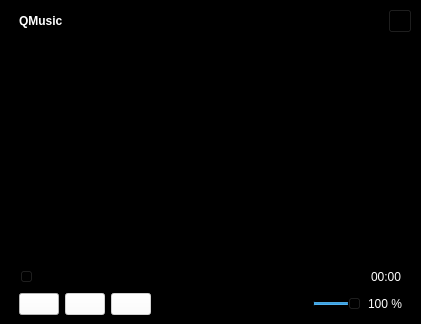
<?xml version="1.0" encoding="UTF-8"?>
<ui version="4.0">
 <class>MainWindow</class>
 <widget class="QMainWindow" name="MainWindow">
  <property name="geometry">
   <rect>
    <x>0</x>
    <y>0</y>
    <width>421</width>
    <height>324</height>
   </rect>
  </property>
  <property name="minimumSize">
   <size>
    <width>421</width>
    <height>100</height>
   </size>
  </property>
  <property name="maximumSize">
   <size>
    <width>9999</width>
    <height>9999</height>
   </size>
  </property>
  <property name="windowTitle">
   <string>QMusic</string>
  </property>
  <property name="windowIcon">
   <iconset resource="../resources.qrc">
    <normaloff>:/icons/icons/icon.png</normaloff>:/icons/icons/icon.png</iconset>
  </property>
  <property name="styleSheet">
   <string notr="true">background-color:rgb(0, 0, 0)</string>
  </property>
  <widget class="QWidget" name="centralwidget">
   <layout class="QVBoxLayout" name="verticalLayout_2">
    <item>
     <layout class="QHBoxLayout" name="horizontalLayout_2">
      <property name="spacing">
       <number>0</number>
      </property>
      <property name="sizeConstraint">
       <enum>QLayout::SetMinimumSize</enum>
      </property>
      <item>
       <spacer name="horizontalSpacer_3">
        <property name="orientation">
         <enum>Qt::Horizontal</enum>
        </property>
        <property name="sizeType">
         <enum>QSizePolicy::Fixed</enum>
        </property>
        <property name="sizeHint" stdset="0">
         <size>
          <width>10</width>
          <height>20</height>
         </size>
        </property>
       </spacer>
      </item>
      <item>
       <widget class="QLabel" name="titleLbl">
        <property name="sizePolicy">
         <sizepolicy hsizetype="Maximum" vsizetype="Maximum">
          <horstretch>0</horstretch>
          <verstretch>0</verstretch>
         </sizepolicy>
        </property>
        <property name="styleSheet">
         <string notr="true">color: rgb(255, 255, 255);
font-size: 1.3em;
font-weight:bold;</string>
        </property>
        <property name="text">
         <string>QMusic</string>
        </property>
       </widget>
      </item>
      <item>
       <spacer name="horizontalSpacer_2">
        <property name="orientation">
         <enum>Qt::Horizontal</enum>
        </property>
        <property name="sizeHint" stdset="0">
         <size>
          <width>40</width>
          <height>20</height>
         </size>
        </property>
       </spacer>
      </item>
      <item>
       <widget class="QPushButton" name="exitBtn">
        <property name="sizePolicy">
         <sizepolicy hsizetype="Fixed" vsizetype="Fixed">
          <horstretch>0</horstretch>
          <verstretch>0</verstretch>
         </sizepolicy>
        </property>
        <property name="minimumSize">
         <size>
          <width>24</width>
          <height>24</height>
         </size>
        </property>
        <property name="maximumSize">
         <size>
          <width>24</width>
          <height>24</height>
         </size>
        </property>
        <property name="styleSheet">
         <string notr="true"/>
        </property>
        <property name="text">
         <string/>
        </property>
        <property name="icon">
         <iconset resource="../resources.qrc">
          <normaloff>:/icons/icons/close_icon.png</normaloff>:/icons/icons/close_icon.png</iconset>
        </property>
       </widget>
      </item>
     </layout>
    </item>
    <item>
     <layout class="QHBoxLayout" name="horizontalLayout_3">
      <item>
       <spacer name="horizontalSpacer_10">
        <property name="orientation">
         <enum>Qt::Horizontal</enum>
        </property>
        <property name="sizeType">
         <enum>QSizePolicy::Fixed</enum>
        </property>
        <property name="sizeHint" stdset="0">
         <size>
          <width>10</width>
          <height>20</height>
         </size>
        </property>
       </spacer>
      </item>
      <item>
       <widget class="QListWidget" name="musicList">
        <property name="styleSheet">
         <string notr="true">color: rgb(255, 255, 255);</string>
        </property>
       </widget>
      </item>
      <item>
       <spacer name="horizontalSpacer_8">
        <property name="orientation">
         <enum>Qt::Horizontal</enum>
        </property>
        <property name="sizeType">
         <enum>QSizePolicy::Fixed</enum>
        </property>
        <property name="sizeHint" stdset="0">
         <size>
          <width>10</width>
          <height>20</height>
         </size>
        </property>
       </spacer>
      </item>
     </layout>
    </item>
    <item>
     <layout class="QHBoxLayout" name="horizontalLayout_4">
      <item>
       <spacer name="horizontalSpacer_7">
        <property name="orientation">
         <enum>Qt::Horizontal</enum>
        </property>
        <property name="sizeType">
         <enum>QSizePolicy::Fixed</enum>
        </property>
        <property name="sizeHint" stdset="0">
         <size>
          <width>10</width>
          <height>20</height>
         </size>
        </property>
       </spacer>
      </item>
      <item>
       <widget class="QSlider" name="positionSlider">
        <property name="sizePolicy">
         <sizepolicy hsizetype="Expanding" vsizetype="Fixed">
          <horstretch>0</horstretch>
          <verstretch>0</verstretch>
         </sizepolicy>
        </property>
        <property name="orientation">
         <enum>Qt::Horizontal</enum>
        </property>
       </widget>
      </item>
      <item>
       <spacer name="horizontalSpacer_4">
        <property name="orientation">
         <enum>Qt::Horizontal</enum>
        </property>
        <property name="sizeType">
         <enum>QSizePolicy::Fixed</enum>
        </property>
        <property name="sizeHint" stdset="0">
         <size>
          <width>10</width>
          <height>20</height>
         </size>
        </property>
       </spacer>
      </item>
      <item>
       <widget class="QLabel" name="durationLbl">
        <property name="styleSheet">
         <string notr="true">color: rgb(255, 255, 255);</string>
        </property>
        <property name="text">
         <string>00:00</string>
        </property>
       </widget>
      </item>
      <item>
       <spacer name="horizontalSpacer_9">
        <property name="orientation">
         <enum>Qt::Horizontal</enum>
        </property>
        <property name="sizeType">
         <enum>QSizePolicy::Fixed</enum>
        </property>
        <property name="sizeHint" stdset="0">
         <size>
          <width>10</width>
          <height>20</height>
         </size>
        </property>
       </spacer>
      </item>
     </layout>
    </item>
    <item>
     <layout class="QHBoxLayout" name="horizontalLayout">
      <item>
       <spacer name="horizontalSpacer_5">
        <property name="orientation">
         <enum>Qt::Horizontal</enum>
        </property>
        <property name="sizeType">
         <enum>QSizePolicy::Fixed</enum>
        </property>
        <property name="sizeHint" stdset="0">
         <size>
          <width>10</width>
          <height>20</height>
         </size>
        </property>
       </spacer>
      </item>
      <item>
       <widget class="QPushButton" name="openBtn">
        <property name="styleSheet">
         <string notr="true">background-color: rgb(255, 255, 255);</string>
        </property>
        <property name="text">
         <string/>
        </property>
        <property name="icon">
         <iconset resource="../resources.qrc">
          <normaloff>:/icons/icons/open_icon.png</normaloff>:/icons/icons/open_icon.png</iconset>
        </property>
       </widget>
      </item>
      <item>
       <widget class="QPushButton" name="playBtn">
        <property name="enabled">
         <bool>false</bool>
        </property>
        <property name="styleSheet">
         <string notr="true">background-color: rgb(255, 255, 255);</string>
        </property>
        <property name="text">
         <string/>
        </property>
        <property name="icon">
         <iconset resource="../resources.qrc">
          <normaloff>:/icons/icons/play_icon.png</normaloff>:/icons/icons/play_icon.png</iconset>
        </property>
       </widget>
      </item>
      <item>
       <widget class="QPushButton" name="pauseBtn">
        <property name="enabled">
         <bool>false</bool>
        </property>
        <property name="styleSheet">
         <string notr="true">background-color: rgb(255, 255, 255);</string>
        </property>
        <property name="text">
         <string/>
        </property>
        <property name="icon">
         <iconset resource="../resources.qrc">
          <normaloff>:/icons/icons/pause_icon.png</normaloff>:/icons/icons/pause_icon.png</iconset>
        </property>
       </widget>
      </item>
      <item>
       <spacer name="horizontalSpacer">
        <property name="orientation">
         <enum>Qt::Horizontal</enum>
        </property>
        <property name="sizeType">
         <enum>QSizePolicy::Expanding</enum>
        </property>
        <property name="sizeHint" stdset="0">
         <size>
          <width>20</width>
          <height>20</height>
         </size>
        </property>
       </spacer>
      </item>
      <item>
       <widget class="QSlider" name="volumeSlider">
        <property name="sizePolicy">
         <sizepolicy hsizetype="Fixed" vsizetype="Fixed">
          <horstretch>0</horstretch>
          <verstretch>0</verstretch>
         </sizepolicy>
        </property>
        <property name="maximumSize">
         <size>
          <width>50</width>
          <height>16777215</height>
         </size>
        </property>
        <property name="maximum">
         <number>100</number>
        </property>
        <property name="value">
         <number>100</number>
        </property>
        <property name="orientation">
         <enum>Qt::Horizontal</enum>
        </property>
       </widget>
      </item>
      <item>
       <widget class="QLabel" name="volumeLbl">
        <property name="styleSheet">
         <string notr="true">color: rgb(255, 255, 255);</string>
        </property>
        <property name="text">
         <string>100 %</string>
        </property>
       </widget>
      </item>
      <item>
       <spacer name="horizontalSpacer_6">
        <property name="orientation">
         <enum>Qt::Horizontal</enum>
        </property>
        <property name="sizeType">
         <enum>QSizePolicy::Fixed</enum>
        </property>
        <property name="sizeHint" stdset="0">
         <size>
          <width>10</width>
          <height>20</height>
         </size>
        </property>
       </spacer>
      </item>
     </layout>
    </item>
   </layout>
  </widget>
 </widget>
 <resources>
  <include location="../resources.qrc"/>
 </resources>
 <connections/>
</ui>
